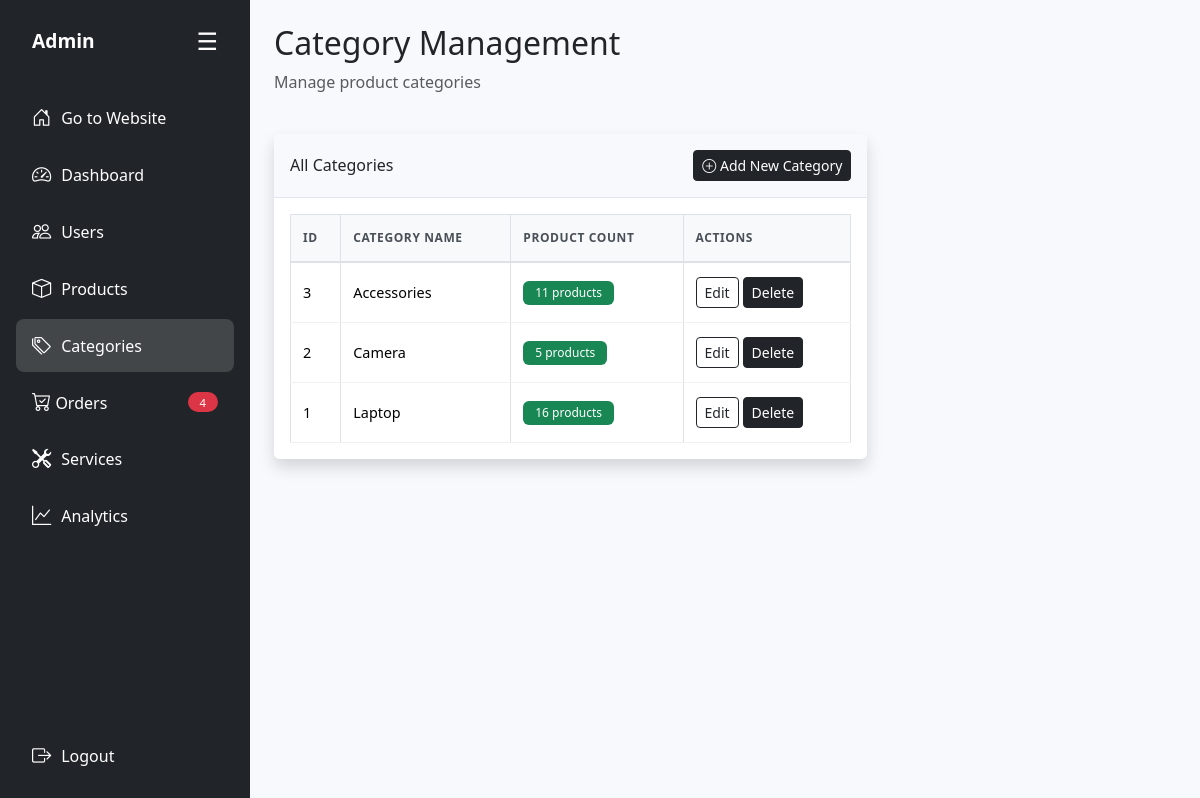
/admin/modules/categories.php (signed in), run on the app's committed database.
### tables this page shows
CREATE TABLE `product_category` (
  `id` int(11) NOT NULL,
  `category_name` varchar(100) NOT NULL
);

### admin/modules/categories.php (the view, shortened to what this page needs)
<?php
require_once '../includes/admin-layout.php';
$action = $_POST['action'] ?? $_GET['action'] ?? 'list';
?>
<div class="row mb-4">
    <div class="col-12">
        <h2>Category Management</h2>
        <p class="text-muted">Manage product categories</p>
    </div>
</div>
<?php if ($action == 'add'): ?>
<div class="row">
    <div class="col-lg-6">
        <div class="card shadow">
            <div class="card-header">
                <h6 class="m-0 font-weight-bold text-dark">Add New Category</h6>
            </div>
            <div class="card-body">
                <form method="POST" action="categories.php?action=add">
                    <div class="mb-3">
                        <label>Category Name</label>
                        <input type="text" class="form-control" name="category_name" required>
                    </div>
                    <button type="submit" class="btn btn-primary">Add Category</button>
                    <button type="button" onclick="location.href='categories.php'" class="btn btn-secondary">Cancel</button>
                </form>
            </div>
        </div>
    </div>
</div>
<?php else: ?>
<div class="row">
    <div class="col-lg-8">
        <div class="card shadow">
            <div class="card-header py-3 d-flex flex-row align-items-center justify-content-between">
                <h6 class="m-0 font-weight-bold text-dark">All Categories</h6>
                <a href="categories.php?action=add" class="btn btn-dark btn-sm">
                    <i class="bi bi-plus-circle"></i> Add New Category
                </a>
            </div>
            <div class="card-body">
                <div class="table-responsive">
                    <table class="table table-bordered" id="categoriesTable">
                        <thead>
                            <tr>
                                <th>ID</th>
                                <th>Category Name</th>
                                <th>Product Count</th>
                                <th>Actions</th>
                            </tr>
                        </thead>
                        <tbody>
                            <?php
                            try {
                                $stmt = $conn->prepare("
                                    SELECT pc.*, COUNT(p.id) as product_count
                                    FROM product_category pc
                                    LEFT JOIN product p ON pc.id = p.category_id
                                    GROUP BY pc.id
                                    ORDER BY pc.id DESC
                                ");
                                $stmt->execute();
                                while ($category = $stmt->fetch(PDO::FETCH_ASSOC)) {
                                    echo "<tr>";
                                    echo "<td>{$category['id']}</td>";
                                    echo "<td>" . ucfirst(htmlspecialchars($category['category_name'])) . "</td>";
                                    echo "<td><span class='badge bg-success'>{$category['product_count']} products</span></td>";
                                    echo "<td>";
                                    echo "<a href='categories.php?action=edit&id={$category['id']}' class='btn btn-sm btn-outline-dark me-1'>Edit</a>";
                                    echo "<a href='categories.php?action=delete&id={$category['id']}' class='btn btn-sm btn-dark' onclick='return confirm(\"Are you sure you want to delete this category?\")'>Delete</a>";
                                    echo "</td>";
                                    echo "</tr>";
                                }
                            } catch (Exception $e) {
                                echo "<tr><td colspan='4' class='text-center text-danger'>Error loading categories: {$e->getMessage()}</td></tr>";
                            }
                            ?>
                        </tbody>
                    </table>
                </div>
            </div>
        </div>
    </div>
</div>
<?php endif; ?>
<?php require_once '../includes/admin-layout-footer.php'; ?>

### asset/admin-style.css (style rules this page uses)
body { min-height: 100vh; margin: 0; font-family: 'Segoe UI', Tahoma, Geneva, Verdana, sans-serif; }
.card { box-shadow: 0 0.15rem 1.75rem 0 rgba(58, 59, 69, 0.15); border: none; border-radius: 0.35rem; }
.card-header { background-color: #f8f9fc; border-bottom: 1px solid #e3e6f0; }
.table { margin-bottom: 0; color: #212529; font-size: 0.875rem; }
.table th { background-color: #f8f9fa; border-top: none; font-weight: 600; color: #495057; border-bottom: 2px solid #e9ecef; padding: 0.75rem 0.5rem; text-transform: uppercase; letter-spacing: 0.05em; white-space: nowrap; vertical-align: middle; }
.table td { border-top: 1px solid #e9ecef; padding: 0.75rem 0.5rem; vertical-align: middle; border-bottom: 1px solid #f1f1f1; }
.badge { font-size: 0.75rem; font-weight: 500; padding: 0.375rem 0.75rem; }
.table { font-size: 0.875rem; margin-bottom: 0; }
.table th { font-weight: 600; text-transform: uppercase; font-size: 0.75rem; letter-spacing: 0.05em; border-bottom: 2px solid #dee2e6; padding: 0.75rem 0.5rem; white-space: nowrap; vertical-align: middle; }
.table td { padding: 0.75rem 0.5rem; vertical-align: middle; border-bottom: 1px solid #f1f1f1; }
.badge { font-weight: 500; font-size: 0.75rem; padding: 0.375rem 0.75rem; }
@media (min-width: 768px) { .table th, .table td { padding: 0.75rem 0.5rem; } }
@media (min-width: 1200px) { .table { font-size: 0.9rem; } }
@media (min-width: 1200px) { .table th, .table td { padding: 0.875rem 0.75rem; } }

### data on the page
product_category: id "3", category_name "Accessories", product_count "11"
product_category: id "2", category_name "Camera", product_count "5"
product_category: id "1", category_name "Laptop", product_count "16"

### other printed values
$new_orders_count "4"
